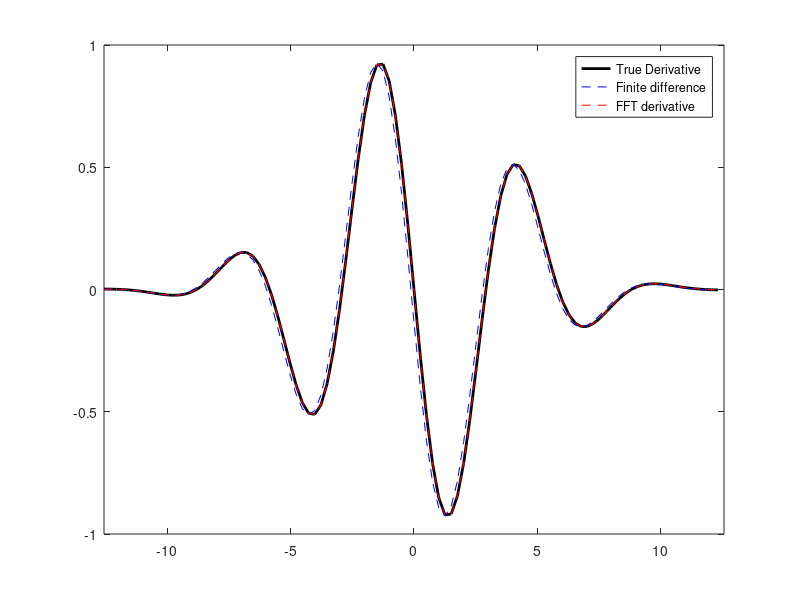

The MATLAB script that drew this image:
clear all, close all, clc

N = 101;
L = 8*pi;
dx  =L/(N-1);
x = -L/2:dx:L/2-dx;
f = cos(x).*exp(-x.^2/25);
%% true derivative
df = -(sin(x).*exp(-x.^2/25) + (2/25)*x.*cos(x).*exp(-x.^2/25));
plot(x,df,'k','Linewidth',2)
Nx = max(size(f));
hold on

%% approximate derivative using finite difference
for k=1:length(f)-1
    dfFD(k) = (f(k+1)-f(k))/dx;
end
%% FFT derivative
dfFD(end+1) = dfFD(end);
plot(x,dfFD,'b--')
fhat = fft(f);
kap = (2*pi/L)*[-Nx/2:Nx/2-1];
kap = fftshift(kap);
dfhat = i*kap.*fhat;
dfFFT = ifft(dfhat);
plot(x,real(dfFFT),'r--')

axis([-L/2 L/2 -1 1])
legend('True Derivative','Finite difference','FFT derivative')
